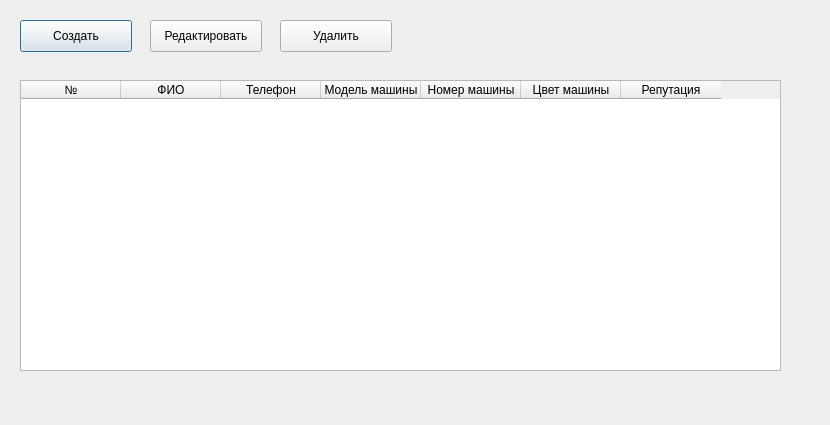
<?xml version="1.0" encoding="UTF-8"?>
<ui version="4.0">
 <class>taxistssssDialog</class>
 <widget class="QDialog" name="taxistssssDialog">
  <property name="geometry">
   <rect>
    <x>0</x>
    <y>0</y>
    <width>830</width>
    <height>425</height>
   </rect>
  </property>
  <property name="windowTitle">
   <string>Dialog</string>
  </property>
  <widget class="QTableWidget" name="tableWidget">
   <property name="geometry">
    <rect>
     <x>20</x>
     <y>80</y>
     <width>761</width>
     <height>291</height>
    </rect>
   </property>
   <column>
    <property name="text">
     <string>№</string>
    </property>
   </column>
   <column>
    <property name="text">
     <string>ФИО</string>
    </property>
   </column>
   <column>
    <property name="text">
     <string>Телефон</string>
    </property>
   </column>
   <column>
    <property name="text">
     <string>Модель машины</string>
    </property>
   </column>
   <column>
    <property name="text">
     <string>Номер машины</string>
    </property>
   </column>
   <column>
    <property name="text">
     <string>Цвет машины</string>
    </property>
   </column>
   <column>
    <property name="text">
     <string>Репутация</string>
    </property>
   </column>
  </widget>
  <widget class="QPushButton" name="pushButtonCreate">
   <property name="geometry">
    <rect>
     <x>20</x>
     <y>20</y>
     <width>112</width>
     <height>32</height>
    </rect>
   </property>
   <property name="text">
    <string>Создать</string>
   </property>
  </widget>
  <widget class="QPushButton" name="pushButtonEdit">
   <property name="geometry">
    <rect>
     <x>150</x>
     <y>20</y>
     <width>112</width>
     <height>32</height>
    </rect>
   </property>
   <property name="text">
    <string>Редактировать</string>
   </property>
  </widget>
  <widget class="QPushButton" name="pushButtonDelete">
   <property name="geometry">
    <rect>
     <x>280</x>
     <y>20</y>
     <width>112</width>
     <height>32</height>
    </rect>
   </property>
   <property name="text">
    <string>Удалить</string>
   </property>
  </widget>
 </widget>
 <resources/>
 <connections/>
</ui>
